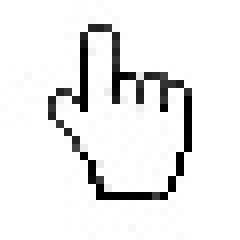
#> input picture task3_bonus/template1.jpg, 30 x 30 px (shown 8 times larger)
$ python Task3Bonus.py
#> lines starting #> are read from the running program, lines starting #| are printed output that depends on the picture
import numpy as np
import argparse, glob
from cv2 import imread, rectangle, imshow, imwrite, waitKey, destroyAllWindows, resize, Laplacian, GaussianBlur, filter2D, matchTemplate, minMaxLoc
from cv2 import CV_8U as CONST_CV_8U, TM_CCOEFF as CONST_TM_CCOEFF, TM_CCORR as CONST_TM_CCORR
from scipy.ndimage.filters import gaussian_filter

imageLocation_template1 = './task3_bonus/template1.jpg'
imageLocation_positiveImages1_prefix = './task3_bonus/t1_'
imageLocation_positiveImages1_suffix = '.jpg'
imageLocation_template2 = './task3_bonus/template2.jpg'
imageLocation_positiveImages2_prefix = './task3_bonus/t2_'
imageLocation_positiveImages2_suffix = '.jpg'
imageLocation_template3 = './task3_bonus/template3.jpg'
imageLocation_positiveImages3_prefix = './task3_bonus/t3_'
imageLocation_positiveImages3_suffix = '.jpg'
imageLocation_negativeImages_prefix = './task3_bonus/neg_'
imageLocation_negativeImages_suffix = '.jpg'
template1_sizeArray = [30, 20, 25, 20, 30, 22]
template3_sizeArray = [30, 25, 30, 30, 30, 30]
numberOfPositive1Images = 6
numberOfPositive2Images = 6
numberOfPositive3Images = 6
numberOfNegativeImages = 12


def readImage(imageLocation):
#> called with imageLocation = './task3_bonus/template1.jpg'
    img = imread(imageLocation,0)
#> img is the input picture: shape (30, 30); min 0, max 255, mean 235.2
    return img


def writeImage(img, outputFileName):
	imwrite('output/Task3Bonus_'+outputFileName+'.jpg', img)
	return 1


def displayImage(img, imgTitle='No Title'):
    imshow(imgTitle, img)
    waitKey(0)
    destroyAllWindows()


def getSharpeningKernel():
	sharpeningKernel = np.array(
								[ [-1,-1,-1],
                              	  [-1, 9,-1],
                              	  [-1,-1,-1] ]
                               )
	return sharpeningKernel


def main():
	print("Starting Template 1 processing")
	sharpeningKernel = getSharpeningKernel()
	for i in range(1, numberOfPositive1Images+1):
		img_template = readImage(imageLocation_template1)
		if (len(template1_sizeArray)>=numberOfPositive1Images):
			img_template = resize(img_template , (template1_sizeArray[i-1], template1_sizeArray[i-1]))
		else:
			img_template = resize(img_template , (20, 20))
		img_template = Laplacian(img_template, CONST_CV_8U)
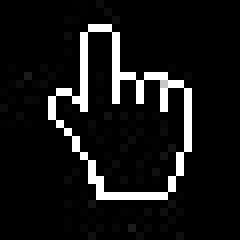
#> img_template: shape (30, 30) (shown 8 times larger); min 0, max 255, mean 21.7
		img_template = GaussianBlur(img_template, (3,3),0)
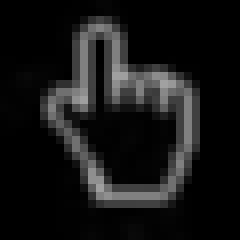
#> img_template: shape (30, 30) (shown 8 times larger); min 0, max 161, mean 21.8
		imageLocation = imageLocation_positiveImages1_prefix+str(i)+imageLocation_positiveImages1_suffix
		print("Image at '"+imageLocation+"'")
		img_test_original = readImage(imageLocation)
#> (the run stopped early here; a loop or call above may not have finished)
